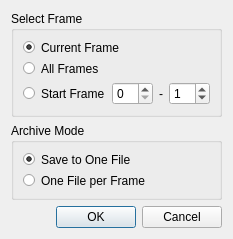
<?xml version="1.0" encoding="UTF-8"?>
<ui version="4.0">
 <class>ExportFrameDialog</class>
 <widget class="QDialog" name="ExportFrameDialog">
  <property name="geometry">
   <rect>
    <x>0</x>
    <y>0</y>
    <width>184</width>
    <height>185</height>
   </rect>
  </property>
  <property name="minimumSize">
   <size>
    <width>0</width>
    <height>0</height>
   </size>
  </property>
  <property name="windowTitle">
   <string>Select Frames</string>
  </property>
  <layout class="QVBoxLayout" name="verticalLayout">
   <item>
    <widget class="QGroupBox" name="groupBox_frame">
     <property name="title">
      <string>Select Frame</string>
     </property>
     <layout class="QVBoxLayout" name="verticalLayout_frame">
      <item>
       <widget class="QRadioButton" name="radioCurrent">
        <property name="styleSheet">
         <string notr="true">QRadioButton::indicator {
    width: 12px;
    height: 12px;
}

QRadioButton::indicator:unchecked {
    image: url(:/images/radio_unchecked.png);
}

/* 选中 */
QRadioButton::indicator:checked {
    image: url(:/images/radio_checked.png);
}</string>
        </property>
        <property name="text">
         <string>Current Frame</string>
        </property>
        <property name="checked">
         <bool>true</bool>
        </property>
       </widget>
      </item>
      <item>
       <widget class="QRadioButton" name="radioAll">
        <property name="styleSheet">
         <string notr="true">QRadioButton::indicator {
    width: 12px;
    height: 12px;
}

QRadioButton::indicator:unchecked {
    image: url(:/images/radio_unchecked.png);
}

/* 选中 */
QRadioButton::indicator:checked {
    image: url(:/images/radio_checked.png);
}</string>
        </property>
        <property name="text">
         <string>All Frames</string>
        </property>
       </widget>
      </item>
      <item>
       <layout class="QHBoxLayout" name="horizontalLayout_range">
        <item>
         <widget class="QRadioButton" name="radioRange">
          <property name="styleSheet">
           <string notr="true">QRadioButton::indicator {
    width: 12px;
    height: 12px;
}

QRadioButton::indicator:unchecked {
    image: url(:/images/radio_unchecked.png);
}

/* 选中 */
QRadioButton::indicator:checked {
    image: url(:/images/radio_checked.png);
}</string>
          </property>
          <property name="text">
           <string>Start Frame</string>
          </property>
         </widget>
        </item>
        <item>
         <widget class="QSpinBox" name="spinStart">
          <property name="minimumSize">
           <size>
            <width>0</width>
            <height>0</height>
           </size>
          </property>
          <property name="buttonSymbols">
           <enum>QAbstractSpinBox::ButtonSymbols::UpDownArrows</enum>
          </property>
         </widget>
        </item>
        <item>
         <widget class="QLabel" name="labelTo">
          <property name="text">
           <string>-</string>
          </property>
          <property name="alignment">
           <set>Qt::AlignmentFlag::AlignCenter</set>
          </property>
         </widget>
        </item>
        <item>
         <widget class="QSpinBox" name="spinEnd">
          <property name="minimumSize">
           <size>
            <width>0</width>
            <height>0</height>
           </size>
          </property>
          <property name="value">
           <number>1</number>
          </property>
         </widget>
        </item>
       </layout>
      </item>
     </layout>
    </widget>
   </item>
   <item>
    <widget class="QGroupBox" name="groupBox_save">
     <property name="title">
      <string>Archive Mode</string>
     </property>
     <layout class="QVBoxLayout" name="verticalLayout_save">
      <item>
       <widget class="QRadioButton" name="radioSingle">
        <property name="styleSheet">
         <string notr="true">QRadioButton::indicator {
    width: 12px;
    height: 12px;
}

QRadioButton::indicator:unchecked {
    image: url(:/images/radio_unchecked.png);
}

/* 选中 */
QRadioButton::indicator:checked {
    image: url(:/images/radio_checked.png);
}</string>
        </property>
        <property name="text">
         <string>Save to One File</string>
        </property>
        <property name="checked">
         <bool>true</bool>
        </property>
       </widget>
      </item>
      <item>
       <widget class="QRadioButton" name="radioMulti">
        <property name="styleSheet">
         <string notr="true">QRadioButton::indicator {
    width: 12px;
    height: 12px;
}

QRadioButton::indicator:unchecked {
    image: url(:/images/radio_unchecked.png);
}

/* 选中 */
QRadioButton::indicator:checked {
    image: url(:/images/radio_checked.png);
}</string>
        </property>
        <property name="text">
         <string>One File per Frame</string>
        </property>
       </widget>
      </item>
     </layout>
    </widget>
   </item>
   <item>
    <widget class="QDialogButtonBox" name="buttonBox">
     <property name="standardButtons">
      <set>QDialogButtonBox::StandardButton::Cancel|QDialogButtonBox::StandardButton::Ok</set>
     </property>
    </widget>
   </item>
  </layout>
 </widget>
 <resources/>
 <connections/>
</ui>
